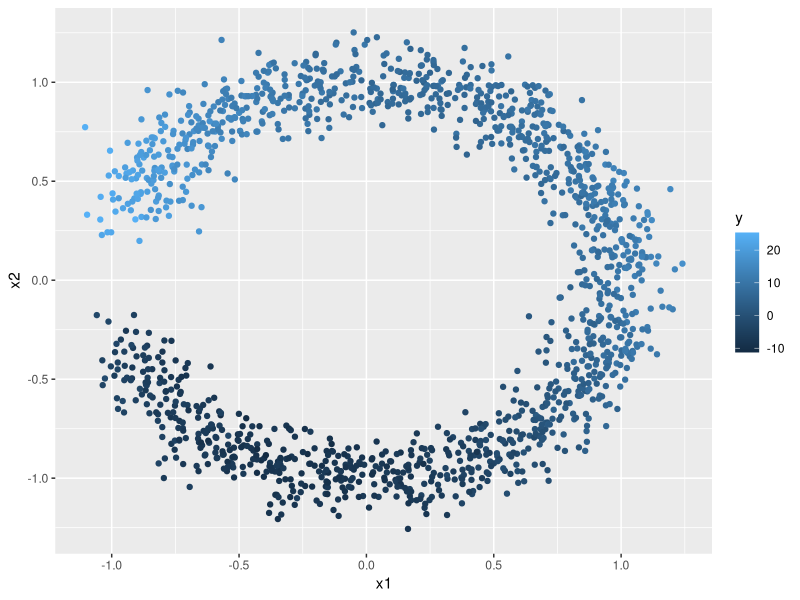
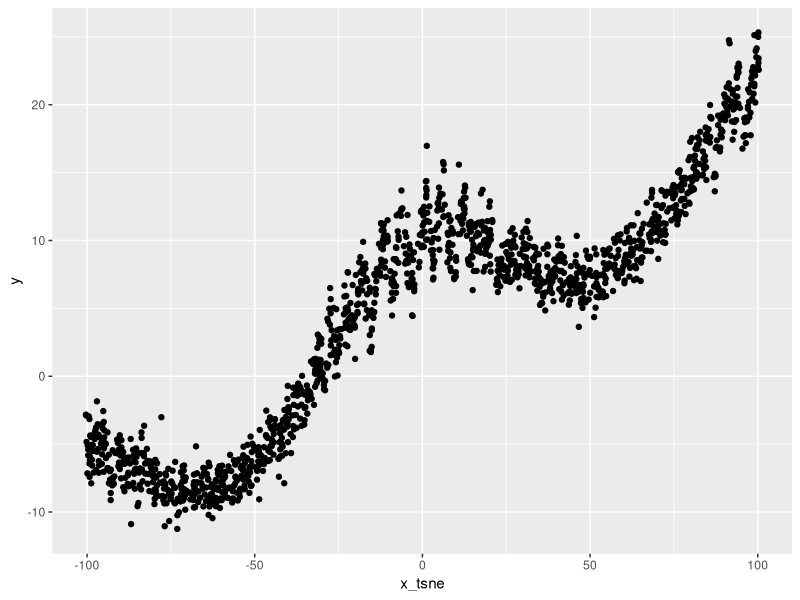
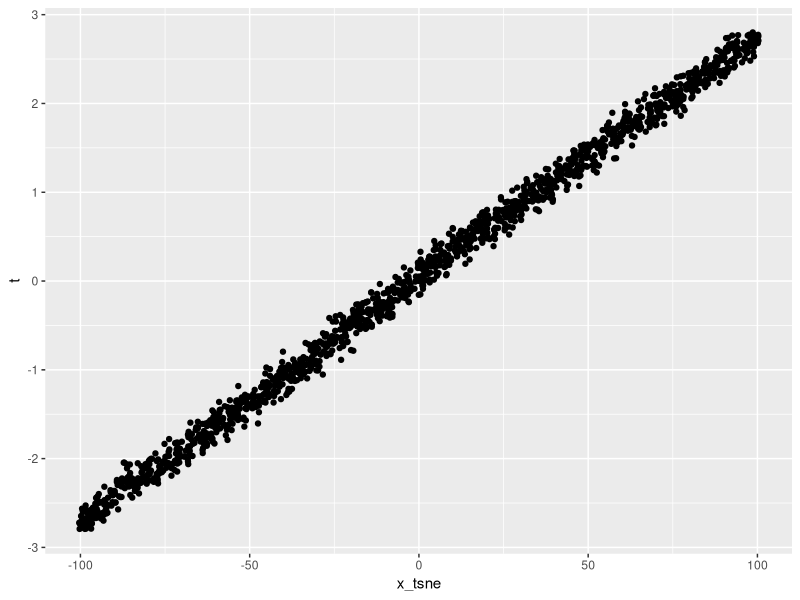

These figures' R source, in order: (Note: this script raises an error after producing the figures.)
## ---- chunk 1
knitr::opts_chunk$set(echo = TRUE)
## ---- chunk 2
library(Rtsne)
library(dplyr)
library(purrr)
library(caret)

set.seed(47927)

n <- 1500
t_limit <- 2.8
t <- runif(n = n, -t_limit, t_limit)

example_data <- data.frame(
    x1 = cos(t) + rnorm(n, 0, 0.1),
    x2 = sin(t) + rnorm(n, 0, 0.1)
  ) %>%
  mutate(
    y = 5 * t + 10 * x1^2 + rnorm(n, 0, 1)
  )

ggplot(data = example_data,
    mapping = aes(x = x1, y = x2, color = y)) +
  geom_point()
## ---- chunk 3
tsne_result = Rtsne(
  example_data %>%
    dplyr::select(x1, x2) %>%
    as.matrix(),
  pca=FALSE,
  theta=0,
  dims=1)

example_data <- example_data %>%
  mutate(
    x_tsne = tsne_result$Y[, 1]
  )

# plot showing association between x_tsne and response
ggplot(data = example_data, mapping = aes(x = x_tsne, y = y)) +
  geom_point()

# plot showing association between x_tsne and t
ggplot(data = example_data, mapping = aes(x = x_tsne, y = t)) +
  geom_point()
## ---- chunk 4
# train/test split
tt_inds <- caret::createDataPartition(
  example_data$y,
  p = 0.5
)

example_train <- example_data %>%
  slice(tt_inds[[1]])

example_test <- example_data %>%
  slice(-tt_inds[[1]])

## 10-fold cross-validation splits
crossval_val_fold_inds <- caret::createFolds(example_train$y, k = 10)

get_complementary_inds <- function(val_inds) {
  return(seq_len(nrow(example_train))[-val_inds])
}

crossval_train_fold_inds <- purrr::map(
  crossval_val_fold_inds,
  get_complementary_inds
)
## ---- chunk 5
set.seed(98364)

# gtb based on original explanatory variables (x1, x2)
xgb_fit_original <- train(
  y ~ x1 + x2,
  data = example_train,
  method = "xgbTree",
  trControl = trainControl(
    method = "cv",
    number = 10,
    index = crossval_train_fold_inds,
    indexOut = crossval_val_fold_inds),
  tuneGrid = expand.grid(
    nrounds = c(5, 10, 20, 30, 40, 50, 60, 70, 80, 90, 100, 125, 150, 175, 200),
    eta = c(0.01, 0.05, 0.1), # learning rate; 0.3 is the default
    gamma = 0, # minimum loss reduction to make a split; 0 is the default
    max_depth = 1:5, # how deep are our trees?
    subsample = c(0.4, 0.5, 0.9, 1), # proportion of observations to use in growing each tree
    colsample_bytree = 1, # proportion of explanatory variables used in each tree
    min_child_weight = 1 # think of this as how many observations must be in each leaf node
  )
)

xgb_fit_original$results %>%
  filter(RMSE == min(RMSE))
## ---- chunk 6
mean((example_test$y - predict(xgb_fit_original, example_test))^2)
## ---- chunk 7
var_importance_original <- varImp(xgb_fit_original, scale = FALSE)
var_importance_original$importance
## ---- chunk 8
# gtb based on original explanatory variables (x1, x2)
set.seed(98364)

xgb_fit_original_and_tsne <- train(
  y ~ x1 + x2 + x_tsne,
  data = example_train,
  method = "xgbTree",
  trControl = trainControl(
    method = "cv",
    number = 10,
    index = crossval_train_fold_inds,
    indexOut = crossval_val_fold_inds),
  tuneGrid = expand.grid(
    nrounds = c(5, 10, 20, 30, 40, 50, 60, 70, 80, 90, 100, 125, 150, 175, 200, 250, 300, 350, 400, 450, 500),
    eta = c(0.01, 0.05, 0.1), # learning rate; 0.3 is the default
    gamma = 0, # minimum loss reduction to make a split; 0 is the default
    max_depth = 1:5, # how deep are our trees?
    subsample = c(0.4, 0.5, 0.9, 1), # proportion of observations to use in growing each tree
    colsample_bytree = 1, # proportion of explanatory variables used in each tree
    min_child_weight = 1 # think of this as how many observations must be in each leaf node
  )
)

xgb_fit_original_and_tsne$results %>%
  filter(RMSE == min(RMSE))
## ---- chunk 9
mean((example_test$y - predict(xgb_fit_original_and_tsne, example_test))^2)
## ---- chunk 10
var_importance_original_and_tsne <- varImp(xgb_fit_original_and_tsne, scale = FALSE)
var_importance_original_and_tsne$importance
## ---- chunk 11
# gtb based on original explanatory variables (x1, x2)
set.seed(98364)

xgb_fit_tsne <- train(
  y ~ x_tsne,
  data = example_train,
  method = "xgbTree",
  trControl = trainControl(
    method = "cv",
    number = 10,
    index = crossval_train_fold_inds,
    indexOut = crossval_val_fold_inds),
  tuneGrid = expand.grid(
    nrounds = c(5, 10, 20, 30, 40, 50, 60, 70, 80, 90, 100, 125, 150, 175, 200, 250, 300, 350, 400),
    eta = c(0.01, 0.05, 0.1, 0.2), # learning rate; 0.3 is the default
    gamma = 0, # minimum loss reduction to make a split; 0 is the default
    max_depth = 1:5, # how deep are our trees?
    subsample = c(0.2, 0.3, 0.4, 0.5), # proportion of observations to use in growing each tree
    colsample_bytree = 1, # proportion of explanatory variables used in each tree
    min_child_weight = 1 # think of this as how many observations must be in each leaf node
  )
)

xgb_fit_tsne$results %>%
  filter(RMSE == min(RMSE))
## ---- chunk 12
mean((example_test$y - predict(xgb_fit_tsne, example_test))^2)
## ---- chunk 13
var_importance_tsne <- varImp(xgb_fit_tsne, scale = FALSE)
var_importance_tsne$importance
## ---- chunk 14
orig_squared_errors <- (example_test$y - predict(xgb_fit_original, example_test))^2
orig_and_tsne_squared_errors <- (example_test$y - predict(xgb_fit_original_and_tsne, example_test))^2
tsne_squared_errors <- (example_test$y - predict(xgb_fit_tsne, example_test))^2
## ---- chunk 15
t.test(orig_squared_errors, orig_and_tsne_squared_errors, paired = TRUE)
t.test(orig_squared_errors, tsne_squared_errors, paired = TRUE)
t.test(orig_and_tsne_squared_errors, tsne_squared_errors, paired = TRUE)
